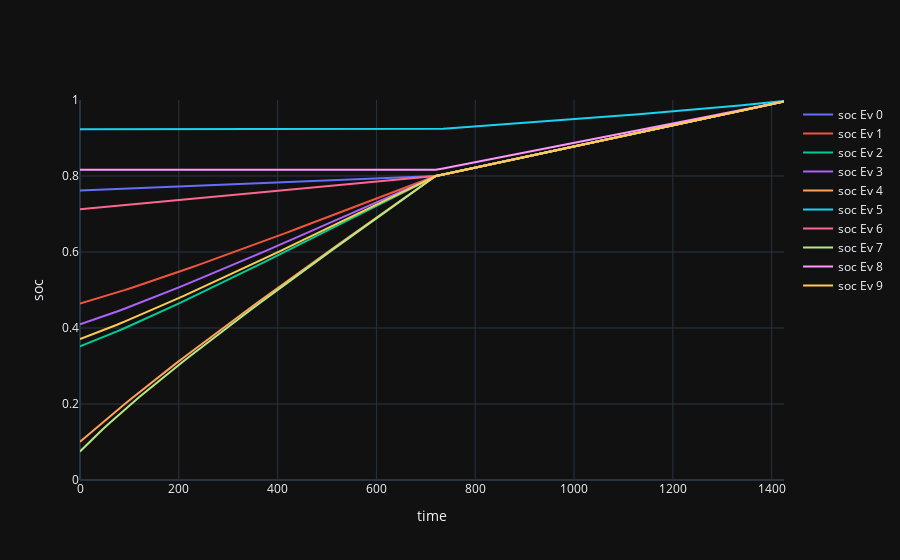

Notebook source saved alongside this figure:
### Code cell
index = np.zeros(24 * 4)

for i in range(24 * 4):
    index[i] = i * 15

fig = go.Figure()
for i in range(10):
    fig.add_trace(go.Scatter(x=index, y=ev_list[i].soc.value, name=f"soc Ev {i}"))

fig.update_xaxes(title_text ='time')
fig.update_yaxes(title_text="soc", range = [0, 1])
